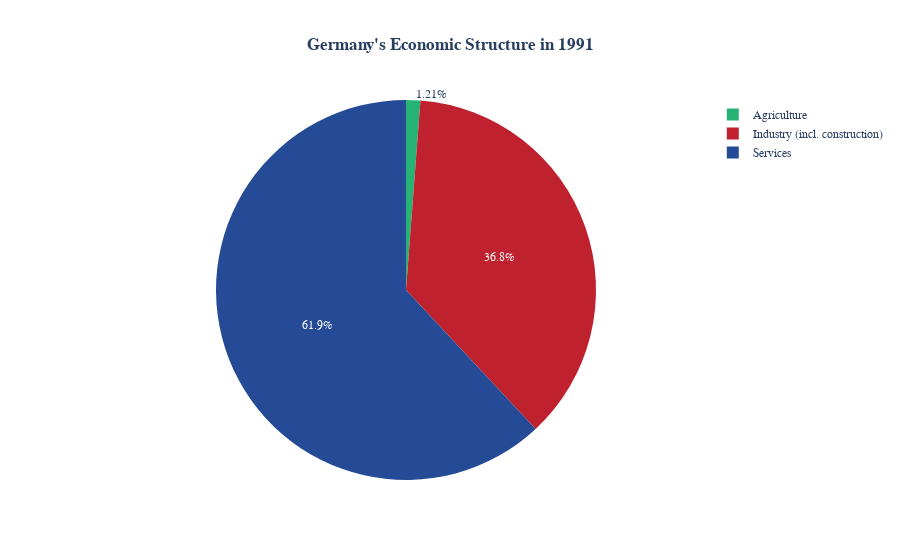

The notebook cell this image was saved under:
### Code cell
# Economic Structure Pie Chart

import plotly.graph_objects as go

fig = go.Figure(data=[
    go.Pie(labels=df_structure_wb.columns, 
           values=df_structure_wb.head(1).iloc[0],
           sort=False, 
           direction='clockwise', 
           marker=dict(colors=['#27b376', '#bf212f', '#264b96']),
           )
    ])

fig.update_layout(
    barmode='stack', 
    xaxis_tickangle=90,
    title=f"<b>{str_country}'s Economic Structure in {min_year}</b>",
    title_x=0.5,
    font_family="Arial", 
    )

fig.update_traces(hoverinfo="label+percent")

fig.show()

### Figure 1 — Plotly figure (JSON) as saved in the notebook; plotly's stock layout.template omitted (floating-point values rounded to 4 significant figures)
{"data": [{"direction": "clockwise", "hoverinfo": "label+percent", "labels": ["Agriculture", "Industry (incl. construction)", "Services"], "marker": {"colors": ["#27b376", "#bf212f", "#264b96"]}, "sort": false, "type": "pie", "values": [1.211, 36.84, 61.95]}], "layout": {"barmode": "stack", "font": {"family": "Arial"}, "title": {"text": "<b>Germany's Economic Structure in 1991</b>", "x": 0.5}, "xaxis": {"tickangle": 90}}}
